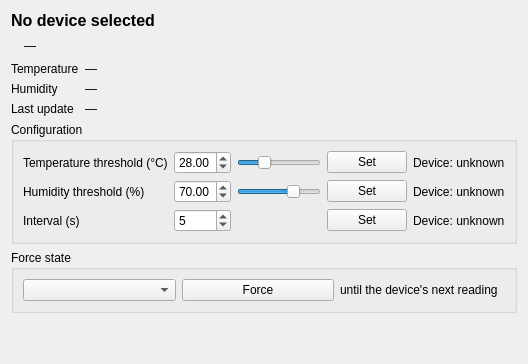
<?xml version="1.0" encoding="UTF-8"?>
<ui version="4.0">
 <class>DeviceDetailPanel</class>
 <widget class="QWidget" name="DeviceDetailPanel">
  <layout class="QVBoxLayout" name="detailLayout">
   <item>
    <widget class="QLabel" name="deviceNameLabel">
     <property name="text">
      <string>No device selected</string>
     </property>
     <property name="styleSheet">
      <string notr="true">font-weight: bold; font-size: 16px;</string>
     </property>
    </widget>
   </item>
   <item>
    <layout class="QHBoxLayout" name="stateRow">
     <item>
      <widget class="QLabel" name="stateIndicator">
       <property name="text">
        <string/>
       </property>
      </widget>
     </item>
     <item>
      <widget class="QLabel" name="stateLabel">
       <property name="text">
        <string>—</string>
       </property>
      </widget>
     </item>
     <item>
      <spacer name="stateSpacer">
       <property name="orientation">
        <enum>Qt::Horizontal</enum>
       </property>
       <property name="sizeHint" stdset="0">
        <size>
         <width>40</width>
         <height>20</height>
        </size>
       </property>
      </spacer>
     </item>
    </layout>
   </item>
   <item>
    <layout class="QFormLayout" name="readingsForm">
     <item row="0" column="0">
      <widget class="QLabel" name="temperatureCaption">
       <property name="text">
        <string>Temperature</string>
       </property>
      </widget>
     </item>
     <item row="0" column="1">
      <widget class="QLabel" name="temperatureValueLabel">
       <property name="text">
        <string>—</string>
       </property>
      </widget>
     </item>
     <item row="1" column="0">
      <widget class="QLabel" name="humidityCaption">
       <property name="text">
        <string>Humidity</string>
       </property>
      </widget>
     </item>
     <item row="1" column="1">
      <widget class="QLabel" name="humidityValueLabel">
       <property name="text">
        <string>—</string>
       </property>
      </widget>
     </item>
     <item row="2" column="0">
      <widget class="QLabel" name="lastUpdateCaption">
       <property name="text">
        <string>Last update</string>
       </property>
      </widget>
     </item>
     <item row="2" column="1">
      <widget class="QLabel" name="lastUpdateValueLabel">
       <property name="text">
        <string>—</string>
       </property>
      </widget>
     </item>
    </layout>
   </item>
   <item>
    <widget class="QGroupBox" name="controlsGroup">
     <property name="title">
      <string>Configuration</string>
     </property>
     <layout class="QGridLayout" name="controlsGrid" columnstretch="0,0,1,0,0">
      <item row="0" column="0">
       <widget class="QLabel" name="temperatureThresholdCaption">
        <property name="text">
         <string>Temperature threshold (°C)</string>
        </property>
       </widget>
      </item>
      <item row="0" column="1">
       <widget class="QDoubleSpinBox" name="temperatureThresholdSpin">
        <property name="value">
         <double>28.000000000000000</double>
        </property>
       </widget>
      </item>
      <item row="0" column="2">
       <widget class="QSlider" name="temperatureThresholdSlider">
        <property name="value">
         <number>28</number>
        </property>
        <property name="orientation">
         <enum>Qt::Horizontal</enum>
        </property>
       </widget>
      </item>
      <item row="0" column="3">
       <widget class="QPushButton" name="temperatureThresholdSetButton">
        <property name="text">
         <string>Set</string>
        </property>
       </widget>
      </item>
      <item row="0" column="4">
       <widget class="QLabel" name="temperatureThresholdDeviceLabel">
        <property name="text">
         <string>Device: unknown</string>
        </property>
       </widget>
      </item>
      <item row="1" column="0">
       <widget class="QLabel" name="humidityThresholdCaption">
        <property name="text">
         <string>Humidity threshold (%)</string>
        </property>
       </widget>
      </item>
      <item row="1" column="1">
       <widget class="QDoubleSpinBox" name="humidityThresholdSpin">
        <property name="value">
         <double>70.000000000000000</double>
        </property>
       </widget>
      </item>
      <item row="1" column="2">
       <widget class="QSlider" name="humidityThresholdSlider">
        <property name="value">
         <number>70</number>
        </property>
        <property name="orientation">
         <enum>Qt::Horizontal</enum>
        </property>
       </widget>
      </item>
      <item row="1" column="3">
       <widget class="QPushButton" name="humidityThresholdSetButton">
        <property name="text">
         <string>Set</string>
        </property>
       </widget>
      </item>
      <item row="1" column="4">
       <widget class="QLabel" name="humidityThresholdDeviceLabel">
        <property name="text">
         <string>Device: unknown</string>
        </property>
       </widget>
      </item>
      <item row="2" column="0">
       <widget class="QLabel" name="intervalCaption">
        <property name="text">
         <string>Interval (s)</string>
        </property>
       </widget>
      </item>
      <item row="2" column="1">
       <widget class="QSpinBox" name="intervalSpin">
        <property name="value">
         <number>5</number>
        </property>
       </widget>
      </item>
      <item row="2" column="3">
       <widget class="QPushButton" name="intervalSetButton">
        <property name="text">
         <string>Set</string>
        </property>
       </widget>
      </item>
      <item row="2" column="4">
       <widget class="QLabel" name="intervalDeviceLabel">
        <property name="text">
         <string>Device: unknown</string>
        </property>
       </widget>
      </item>
     </layout>
    </widget>
   </item>
   <item>
    <widget class="QGroupBox" name="forcedStateGroup">
     <property name="title">
      <string>Force state</string>
     </property>
     <layout class="QHBoxLayout" name="forcedStateRow">
      <item>
       <widget class="QComboBox" name="forcedStateCombo"/>
      </item>
      <item>
       <widget class="QPushButton" name="forcedStateSetButton">
        <property name="text">
         <string>Force</string>
        </property>
       </widget>
      </item>
      <item>
       <widget class="QLabel" name="forcedStateHint">
        <property name="text">
         <string>until the device's next reading</string>
        </property>
       </widget>
      </item>
      <item>
       <spacer name="forcedStateSpacer">
        <property name="orientation">
         <enum>Qt::Horizontal</enum>
        </property>
       </spacer>
      </item>
     </layout>
    </widget>
   </item>
   <item>
    <spacer name="detailSpacer">
     <property name="orientation">
      <enum>Qt::Vertical</enum>
     </property>
     <property name="sizeHint" stdset="0">
      <size>
       <width>20</width>
       <height>40</height>
      </size>
     </property>
    </spacer>
   </item>
  </layout>
 </widget>
 <resources/>
 <connections/>
</ui>
